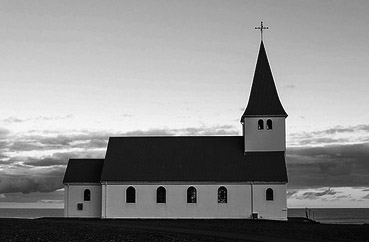
#> input picture 0521/p06_邊緣檢測/img6/sobel.jpg, 369 x 242 px
$ python sobel.py
#> lines starting #> are read from the running program, lines starting #| are printed output that depends on the picture; after the words box and inside, x2 and y2 are one past the last pixel; in counts of white or black regions, pixels touching at a corner belong together
#> further down, image is the input picture: shape (242, 369); min 0, max 255, mean 140
# -*- coding: utf-8 -*-
import numpy as np
import sys
import math
import cv2
from scipy import signal
#二項式展開式的係數，即平滑係數
def pascalSmooth(n):
#> called with n = 3
    pascalSmooth = np.zeros([1,n],np.float32)
    for i in range(n):
        pascalSmooth[0][i] = math.factorial(n -1)/(math.factorial(i)*math.factorial(n-1-i))
    return pascalSmooth
#計算差分
def pascalDiff(n):
#> called with n = 3
    pascalDiff = np.zeros([1,n],np.float32)
    pascalSmooth_previous = pascalSmooth(n-1)
    for i in range(n):
        if i ==0:
            #恒等於 1
            pascalDiff[0][i] = pascalSmooth_previous[0][i]
        elif i == n-1:
            #恒等於 -1
            pascalDiff[0][i] = -pascalSmooth_previous[0][i-1]
        else:
            pascalDiff[0][i] = pascalSmooth_previous[0][i] - pascalSmooth_previous[0][i-1]
    return pascalDiff
#通過平滑係數和差分係數的卷積運算計算卷積核
def getSobelKernel(winSize):
     pascalSmoothKernel = pascalSmooth(winSize)
     pascalDiffKernel = pascalDiff(winSize)
     #水準方向上的卷積核
     sobelKernel_x = signal.convolve2d(pascalSmoothKernel.transpose(),pascalDiffKernel,mode='full')
     #垂直方向上的卷積核
     sobelKernel_y = signal.convolve2d(pascalSmoothKernel,pascalDiffKernel.transpose(),mode='full')
     return (sobelKernel_x,sobelKernel_y)
# sobel 邊緣檢測
def sobel(image,winSize):
#> called with winSize = 3
    rows,cols = image.shape
#> rows = 242; cols = 369
    pascalSmoothKernel = pascalSmooth(winSize)
    pascalDiffKernel = pascalDiff(winSize)
    # --- 與水準方向的卷積核卷積 ----
    image_sobel_x = np.zeros(image.shape,np.float32)
    #垂直方向上的平滑
    image_sobel_x = signal.convolve2d(image,pascalSmoothKernel.transpose(),mode='same')
    #水準方向上的差分
    image_sobel_x = signal.convolve2d(image_sobel_x,pascalDiffKernel,mode='same')
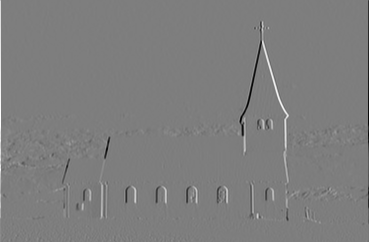
#> image_sobel_x: shape (242, 369) float32; min -950, max 969, mean -0.2; drawn with min black and max white
    # --- 與垂直方向上的卷積核卷積 ---
    image_sobel_y = np.zeros(image.shape,np.float32)
    #水準方向上的平滑(可註解試看看)
    image_sobel_y = signal.convolve2d(image,pascalSmoothKernel,mode='same')
    #垂直方向上的差分(可註解試看看)
    image_sobel_y = signal.convolve2d(image_sobel_y,pascalDiffKernel.transpose(),mode='same')
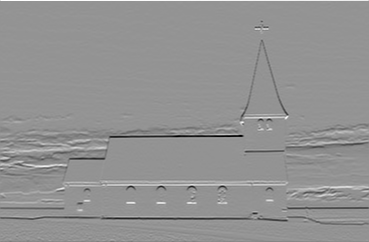
#> image_sobel_y: shape (242, 369) float32; min -949, max 693, mean -2.3; drawn with min black and max white
    return (image_sobel_x,image_sobel_y)

if __name__=='__main__':
    image = cv2.imread('img6/sobel.jpg',cv2.IMREAD_GRAYSCALE)
    #得到卷積核
    sobelKernel3 = getSobelKernel(3)
    sobelKernel5 = getSobelKernel(5)
    print(sobelKernel3)
    print(sobelKernel5)
    #卷積 獲得水平方向和垂直方向的n*n運算元
    image_sobel_x,image_sobel_y = sobel(image,3)
    edge_x = np.abs(image_sobel_x)
    edge_x[ edge_x>255]=255
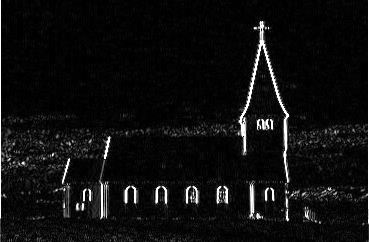
#> edge_x: shape (242, 369) float32; min 0, max 255, mean 15.2
    edge_x=edge_x.astype(np.uint8)
    edge_y = np.abs(image_sobel_y)
    edge_y[ edge_y>255]=255
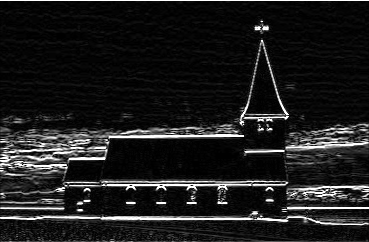
#> edge_y: shape (242, 369) float32; min 0, max 255, mean 29.6
    edge_y=edge_y.astype(np.uint8)
    cv2.imwrite("img7_sobel_x_3_3.jpg",edge_x)
    cv2.imwrite("img7_sobel_y_3_3.jpg",edge_y)
    #邊緣強度：兩個卷積結果對應位置的平方和
    edge = np.sqrt(np.power(image_sobel_x,2.0) + np.power(image_sobel_y,2.0))
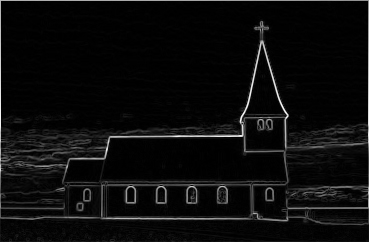
#> edge: shape (242, 369) float32; min 0, max 999.4, mean 48.5; drawn with min black and max white
    #邊緣強度的灰度級顯示
    edge[edge>255] = 255
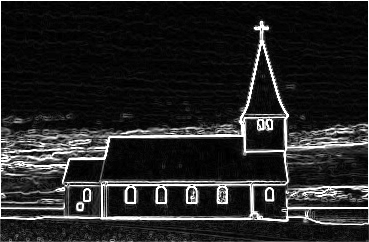
#> edge: shape (242, 369) float32; 4.87% of pixels changed, all inside (x1, y1, x2, y2) = (0, 0, 369, 225)
    edge = np.round(edge)
    edge = edge.astype(np.uint8)
    cv2.imshow("sobel edge",edge)
    cv2.imwrite("sobel.jpg",edge)
    #模擬素描
    pencilSketch = edge.copy()
    pencilSketch = 255 - pencilSketch
    pencilSketch[pencilSketch < 80] = 80
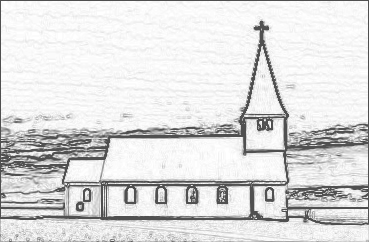
#> pencilSketch: shape (242, 369); min 80, max 255, mean 222.1
    cv2.imshow("pencilSketch",pencilSketch)
    cv2.imwrite("pencilSketch.jpg",pencilSketch)
    cv2.waitKey(0)
    cv2.destroyAllWindows()

$ run again, with 0521/p06_邊緣檢測/img6/kirsch.jpg copied over 0521/p06_邊緣檢測/img6/sobel.jpg
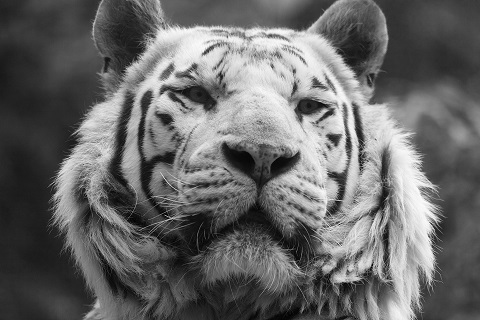
#> input picture 0521/p06_邊緣檢測/img6/kirsch.jpg, 480 x 320 px
#> image is the input picture: shape (320, 480); min 0, max 255, mean 104.6
#> `edge[edge>255] = 255`:
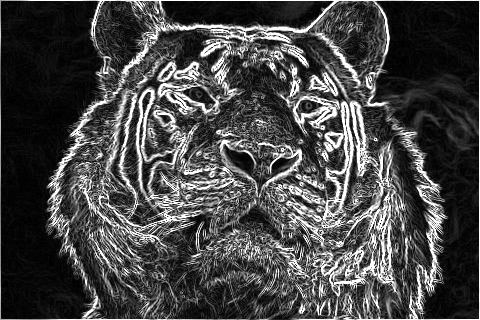
#> edge: shape (320, 480) float32; min 0, max 255, mean 71.1
#> `pencilSketch[pencilSketch < 80] = 80`:
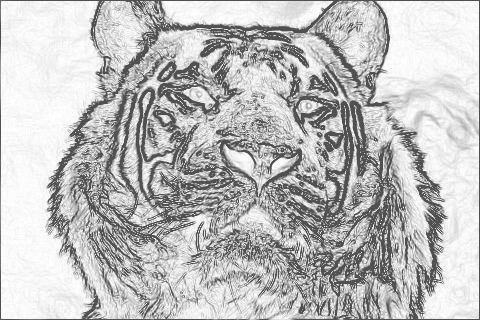
#> pencilSketch: shape (320, 480); min 80, max 255, mean 190.7

$ run again, with 0521/p06_邊緣檢測/img6/laplacian.jpg copied over 0521/p06_邊緣檢測/img6/sobel.jpg
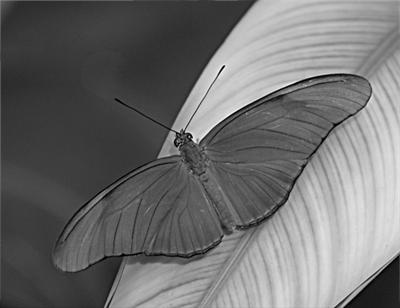
#> input picture 0521/p06_邊緣檢測/img6/laplacian.jpg, 400 x 308 px
#> image is the input picture: shape (308, 400); min 0, max 250, mean 110.5
#> `edge[edge>255] = 255`:
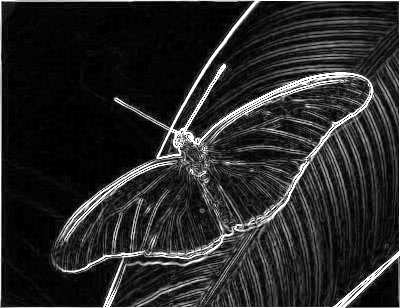
#> edge: shape (308, 400) float32; min 0, max 255, mean 40.9
#> `pencilSketch[pencilSketch < 80] = 80`:
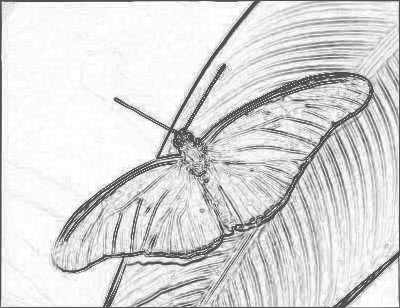
#> pencilSketch: shape (308, 400); min 80, max 255, mean 217.3
